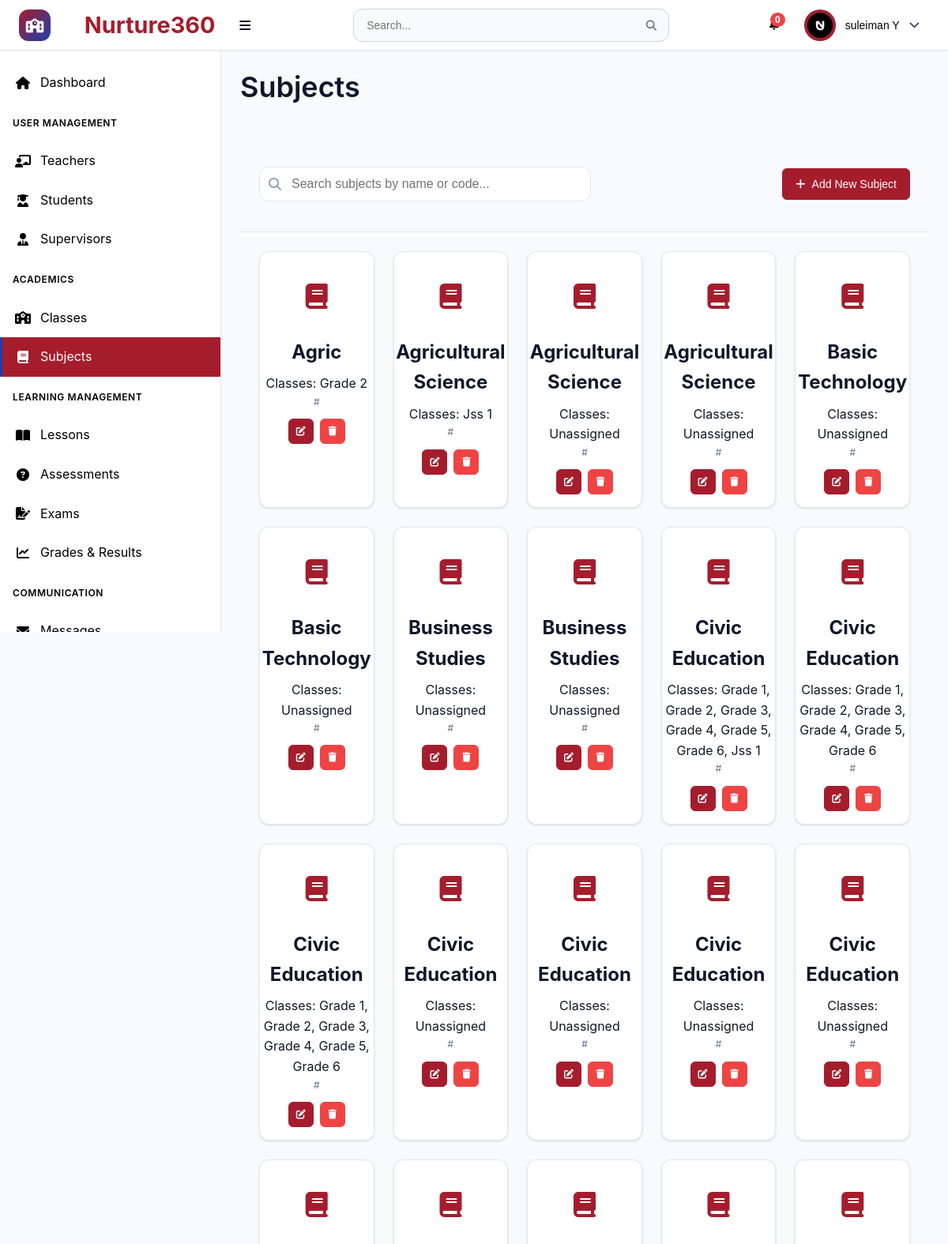
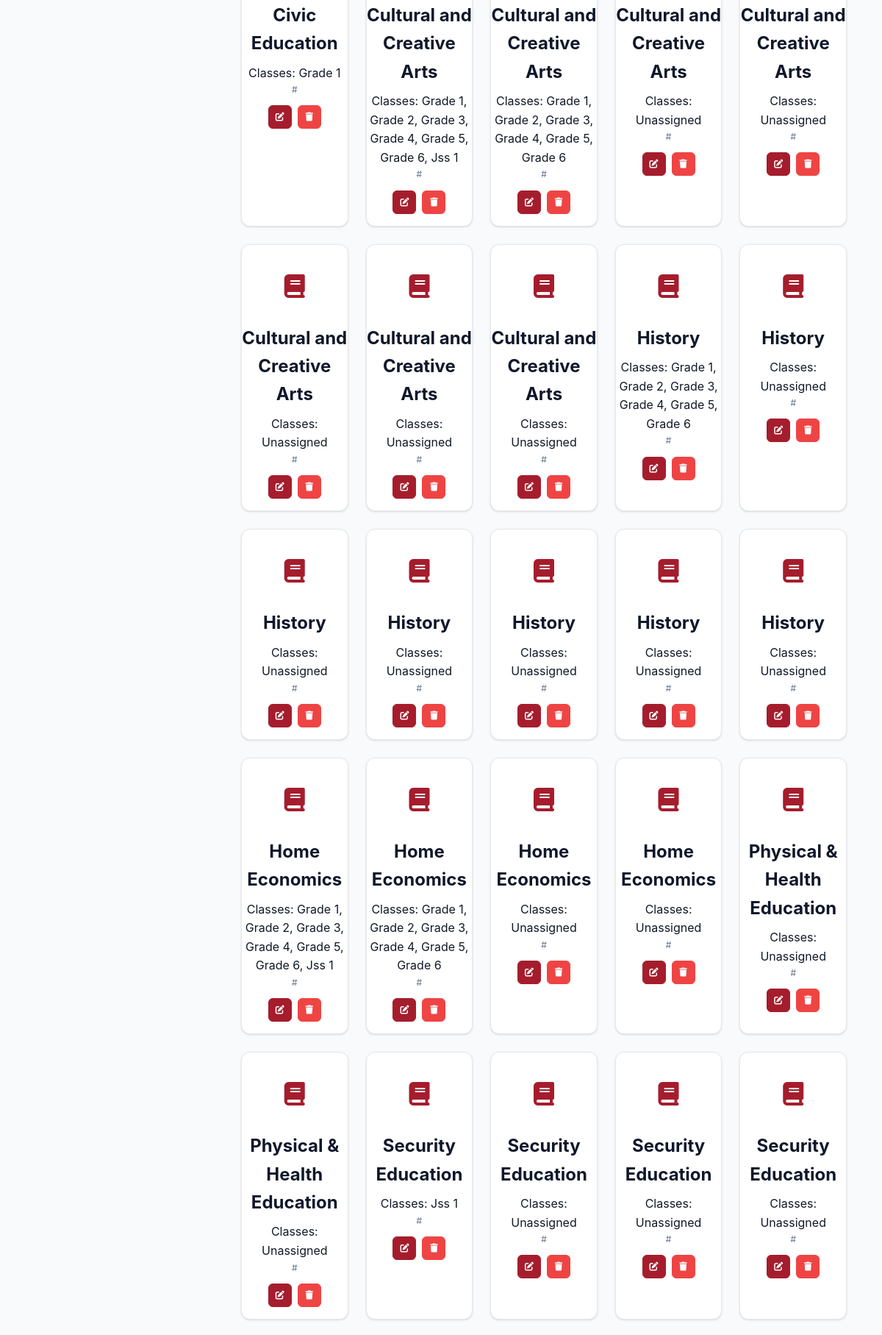
Page /pages/subjects.php (signed in, upper part) on the committed database (2 pictures, top to bottom).
### tables this page shows
CREATE TABLE `users` (
  `id` int(11) NOT NULL,
  `username` varchar(50) NOT NULL,
  `email` varchar(100) NOT NULL,
  `password_hash` varchar(255) NOT NULL,
  `first_name` varchar(50) NOT NULL,
  `last_name` varchar(50) NOT NULL,
  `role` enum('superadmin','teacher','student','supervisor') NOT NULL,
  `phone` varchar(20) DEFAULT NULL,
  `address` text DEFAULT NULL,
  `profile_image` varchar(255) DEFAULT NULL,
  `is_active` tinyint(1) DEFAULT 1,
  `email_verified` tinyint(1) DEFAULT 0,
  `two_factor_enabled` tinyint(1) DEFAULT 0,
  `last_login` datetime DEFAULT NULL,
  `created_at` timestamp NOT NULL DEFAULT current_timestamp(),
  `updated_at` timestamp NOT NULL DEFAULT current_timestamp() ON UPDATE current_timestamp()
);

CREATE TABLE `subjects` (
  `subject_id` int(11) NOT NULL,
  `class_id` int(11) DEFAULT NULL,
  `title` varchar(255) NOT NULL,
  `subject_code` varchar(20) DEFAULT NULL,
  `description` text DEFAULT NULL,
  `credits` int(11) DEFAULT 1,
  `is_active` tinyint(1) DEFAULT 1,
  `created_at` timestamp NOT NULL DEFAULT current_timestamp(),
  `updated_at` timestamp NOT NULL DEFAULT current_timestamp() ON UPDATE current_timestamp()
);

### pages/subjects.php (the view, shortened to what this page needs)
<?php
$pdo = getDBConnection();
$sql = "SELECT s.subject_id AS id,
               s.title AS subject_name,
               s.subject_code,
               s.is_active,
               GROUP_CONCAT(DISTINCT c.class_name ORDER BY c.grade_level, c.class_name SEPARATOR ', ') AS class_names
        FROM subjects s
        LEFT JOIN class_subjects cs ON cs.subject_id = s.subject_id
        LEFT JOIN classes c ON c.id = cs.class_id
        GROUP BY s.subject_id, s.title, s.subject_code, s.is_active
        ORDER BY s.title";
$stmt = $pdo->query($sql);
$subjects = $stmt->fetchAll(PDO::FETCH_ASSOC);
include '../components/header.php';
?>
<div class="dashboard-container">
  <?php include '../components/sidebar.php'; ?>
  <main class="main-content">
    <div class="page-header">
      <h1>Subjects</h1>
    </div>
    <div class="card-header">
        <div class="search-input-wrapper" style="max-width: 420px; width: 100%;">
            <i class="fas fa-search"></i>
            <input id="subjectSearchInput" type="text" class="table-search-input" placeholder="Search subjects by name or code..." />
        </div>
        <div class="card-header--right">
            <button type="button" class="btn btn-primary" onclick="openCreateSubjectModal()">
                <i class="fas fa-plus"></i> Add New Subject
            </button>
        </div>
    </div>
    <div class="card-content no-pad-mobile">
        <?php if (!empty($subjects)): ?>
            <div id="subjectsGrid" class="cards-grid teachers-grid">
                <?php foreach ($subjects as $s): ?>
                    <?php
                        $code = (string)($s['subject_code'] ?? '');
                        $safeData = json_encode($s, JSON_HEX_TAG|JSON_HEX_APOS|JSON_HEX_AMP|JSON_HEX_QUOT);
                    ?>
                    <div class="teacher-card">
                        <div class="teacher-avatar">
                            <i class="fas fa-book"></i>
                        </div>
                        <div class="teacher-name"><strong><?php echo htmlspecialchars($s['subject_name']); ?></strong></div>
                        <?php $clsList = trim((string)($s['class_names'] ?? '')); ?>
                        <div class="virtual-meta">Classes: <?php echo $clsList !== '' ? htmlspecialchars($clsList) : 'Unassigned'; ?></div>
                        <div class="teacher-username">#<?php echo htmlspecialchars($code); ?></div>
                        <div class="teacher-card-actions action-buttons centered">
                            <button class="btn btn-sm btn-primary" type="button" onclick='openEditSubjectModal(<?php echo (int)$s['id']; ?>, <?php echo $safeData; ?>)' title="Edit Subject"><i class="fas fa-edit"></i></button>
                            <button class="btn btn-sm btn-error" type="button" onclick="openDeleteSubjectModal(<?php echo (int)$s['id']; ?>)" title="Delete Subject"><i class="fas fa-trash"></i></button>
                        </div>
                    </div>
                <?php endforeach; ?>
            </div>
        <?php endif; ?>
    </div>
  </main>
</div>
<?php include '../components/footer.php'; ?>

### components/header.php (shortened to what this page needs)
<?php
require_once '../config/config.php';
$user_id = $_SESSION['user_id'] ?? null;
$first_name = $_SESSION['first_name'] ?? '';
$last_name = $_SESSION['last_name'] ?? '';
$user_role = $_SESSION['role'] ?? '';
$profile_image = '';
$profile_image_url = '';
try {
    $pdo = getDBConnection();
    $settings_stmt = $pdo->prepare("SELECT setting_key, setting_value FROM system_settings WHERE setting_key IN ('app_name', 'theme_primary_color', 'theme_secondary_color', 'theme_accent_color', 'theme_mode', 'app_logo', 'app_favicon', 'brand_display')");
    $settings_stmt->execute();
    $settings = [];
    while ($row = $settings_stmt->fetch()) {
        $settings[$row['setting_key']] = $row['setting_value'];
    }
    if ($user_id) {
        $uStmt = $pdo->prepare("SELECT profile_image FROM users WHERE id = ? LIMIT 1");
        $uStmt->execute([$user_id]);
        $uRow = $uStmt->fetch();
        if ($uRow && !empty($uRow['profile_image'])) {
            $profile_image = $uRow['profile_image'];
        }
    }
} catch (PDOException $e) {
    $settings = [
        'app_name' => APP_NAME,
        'theme_primary_color' => DEFAULT_PRIMARY_COLOR,
        'theme_mode' => 'light'
    ];
}
$app_name = $settings['app_name'] ?? APP_NAME;
$theme_mode = $settings['theme_mode'] ?? 'light';
$app_logo = $settings['app_logo'] ?? '';
$brand_display = $settings['brand_display'] ?? 'both';
$hasLogo = !empty($app_logo);
$mode = in_array($brand_display, ['logo','name','both'], true) ? $brand_display : 'both';
$showLogo = $hasLogo && ($mode === 'logo' || $mode === 'both');
$showName = ($mode === 'name' || $mode === 'both');
$showIcon = !$showLogo;
if (!empty($profile_image)) {
    if (preg_match('/^https?:\/\//i', $profile_image)) {
        $profile_image_url = $profile_image;
    } else {
        if ($user_role === 'teacher') {
            $profile_image_url = '../uploads/teachers/' . rawurlencode($profile_image);
        } else {
            $profile_image_url = '../uploads/users/' . rawurlencode($profile_image);
        }
    }
}
?>
<!DOCTYPE html>
<html lang="en" data-theme="<?php echo $theme_mode; ?>">
<head>
    <link rel="stylesheet" href="../assets/css/main.css">
    <link rel="stylesheet" href="../assets/css/components.css">
    <link rel="stylesheet" href="../assets/css/dashboard.css">
    <link rel="stylesheet" href="https://cdnjs.cloudflare.com/ajax/libs/font-awesome/6.4.0/css/all.min.css">
</head>
<body class="role-<?php echo htmlspecialchars($user_role); ?>">
    <header class="header">
        <div class="header-left">
            <?php if ($showIcon): ?>
            <div class="school-icon">
                <i class="fas fa-school"></i>
            </div>
            <?php endif; ?>
            <div class="logo">
                <?php if ($showName): ?>
                    <h1 style="margin-left: 8px; display:inline-block;">&nbsp;<?php echo htmlspecialchars($app_name); ?></h1>
                <?php endif; ?>
                <button class="desktop-toggle" id="desktopSidebarToggle" title="Toggle sidebar">
                    <i class="fas fa-bars"></i>
                </button>
            </div>
        </div>
        <div class="header-center">
            <div class="search-bar">
                <input type="text" placeholder="Search..." id="globalSearch">
                <button type="button">
                    <i class="fas fa-search"></i>
                </button>
            </div>
        </div>
        <div class="header-right">
            <div class="header-actions">
                <div class="notification-dropdown">
                    <button class="notification-btn" id="notificationBtn">
                        <span class="notification-badge" id="notificationBadge">0</span>
                    </button>
                </div>
                <div class="user-dropdown">
                    <button class="user-btn" id="userBtn">
                        <div class="user-avatar">
                            <?php if (!empty($profile_image_url)): ?>
                                <img src="<?php echo htmlspecialchars($profile_image_url); ?>" alt="Avatar" style="width:32px;height:32px;border-radius:50%;object-fit:cover;" onerror="this.style.display='none'; this.parentElement.innerHTML='\\u003ci class=\\'fas fa-user\\'\\u003e\\u003c/i\\u003e';">
                            <?php else: ?>
                                <i class="fas fa-user"></i>
                            <?php endif; ?>
                        </div>
                        <span class="user-name"><?php echo $first_name . ' ' . $last_name; ?></span>
                        <i class="fas fa-chevron-down"></i>
                    </button>
                </div>
            </div>
        </div>
    </header>

### assets/css/main.css (style rules this page uses)
:root { --primary-color: #2563eb; --primary-dark: #1e40af; --primary-light: #3b82f6; --secondary-color: #64748b; --accent-color: #f59e0b; --success-color: #10b981; --warning-color: #f59e0b; --error-color: #ef4444; --info-color: #06b6d4; --white: #ffffff; --gray-50: #f8fafc; --gray-100: #f1f5f9; --gray-200: #e2e8f0; --gray-300: #cbd5e1; --gray-400: #94a3b8; --gray-500: #64748b; --gray-600: #475569; --gray-700: #334155; --gray-800: #1e293b; --gray-900: #0f172a; --font-family: 'Inter', -apple-system, BlinkMacSystemFont, 'Segoe UI', Roboto, sans-serif; --font-size-xs: 0.75rem; --font-size-sm: 0.875rem; --font-size-base: 1rem; --font-size-lg: 1.125rem; --font-size-xl: 1.25rem; --font-size-2xl: 1.5rem; --font-size-3xl: 1.875rem; --font-size-4xl: 2.25rem; --spacing-1: 0.25rem; --spacing-2: 0.5rem; --spacing-3: 0.75rem; --spacing-4: 1rem; --spacing-5: 1.25rem; --spacing-6: 1.5rem; --spacing-8: 2rem; --spacing-10: 2.5rem; --spacing-12: 3rem; --spacing-16: 4rem; --spacing-20: 5rem; --shadow-sm: 0 1px 2px 0 rgb(0 0 0 / 0.05); --shadow: 0 1px 3px 0 rgb(0 0 0 / 0.1), 0 1px 2px -1px rgb(0 0 0 / 0.1); --shadow-md: 0 4px 6px -1px rgb(0 0 0 / 0.1), 0 2px 4px -2px rgb(0 0 0 / 0.1); --shadow-lg: 0 10px 15px -3px rgb(0 0 0 / 0.1), 0 4px 6px -4px rgb(0 0 0 / 0.1); --shadow-xl: 0 20px 25px -5px rgb(0 0 0 / 0.1), 0 8px 10px -6px rgb(0 0 0 / 0.1); --radius-sm: 0.25rem; --radius: 0.375rem; --radius-md: 0.5rem; --radius-lg: 0.75rem; --radius-xl: 1rem; --radius-2xl: 1.5rem; --transition: all 0.2s ease-in-out; --transition-fast: all 0.1s ease-in-out; --transition-slow: all 0.3s ease-in-out; --header-height: 4rem; --sidebar-width: 280px; --sidebar-collapsed-width: 80px; --content-max-width: 1200px; }
* { margin: 0; padding: 0; box-sizing: border-box; }
html { font-size: 16px; scroll-behavior: smooth; height: 100%; }
body { font-family: var(--font-family); font-size: var(--font-size-base); line-height: 1.6; color: var(--gray-800); background-color: var(--gray-50); -webkit-font-smoothing: antialiased; -moz-osx-font-smoothing: grayscale; min-height: 100vh; display: flex; flex-direction: column; }
@media (min-width: 769px) { body { padding-bottom: 80px; } }
h1, h2, h3, h4, h5, h6 { font-weight: 600; line-height: 1.25; margin-bottom: var(--spacing-4); color: var(--gray-900); }
h1 { font-size: var(--font-size-4xl); }
.btn { display: inline-flex; align-items: center; justify-content: center; gap: var(--spacing-2); padding: var(--spacing-3) var(--spacing-4); font-size: var(--font-size-sm); font-weight: 500; line-height: 1; border: 1px solid transparent; border-radius: var(--radius); cursor: pointer; transition: var(--transition); text-decoration: none; white-space: nowrap; user-select: none; }
.btn-primary { background-color: var(--primary-color); border-color: var(--primary-color); color: var(--white); }
.btn-error { background-color: var(--error-color); border-color: var(--error-color); color: var(--white); }
.btn-sm { padding: var(--spacing-2) var(--spacing-3); font-size: var(--font-size-xs); }
.card-header { padding: var(--spacing-6); border-bottom: 1px solid var(--gray-200); background-color: var(--gray-50); }
.card-content { padding: var(--spacing-6); }

### rows in the picture
users: profile_image (picture)
subjects: title "Agric", clsList "Grade 2"
subjects: title "Agricultural Science", clsList "Jss 1"
subjects: title "Agricultural Science", shows "Unassigned"
subjects: title "Agricultural Science", shows "Unassigned"
subjects: title "Basic Technology", shows "Unassigned"
subjects: title "Basic Technology", shows "Unassigned"
subjects: title "Business Studies", shows "Unassigned"
subjects: title "Business Studies", shows "Unassigned"
subjects: title "Civic Education", clsList "Grade 1, Grade 2, Grade 3, Grade 4, Grade 5, Grade 6, Jss 1"
subjects: title "Civic Education", clsList "Grade 1, Grade 2, Grade 3, Grade 4, Grade 5, Grade 6"
subjects: title "Civic Education", clsList "Grade 1, Grade 2, Grade 3, Grade 4, Grade 5, Grade 6"
subjects: title "Civic Education", shows "Unassigned"
subjects: title "Civic Education", shows "Unassigned"
subjects: title "Civic Education", shows "Unassigned"
subjects: title "Civic Education", shows "Unassigned"
subjects: title "Civic Education", clsList "Grade 1"
subjects: title "Cultural and Creative Arts", clsList "Grade 1, Grade 2, Grade 3, Grade 4, Grade 5, Grade 6, Jss 1"
subjects: title "Cultural and Creative Arts", clsList "Grade 1, Grade 2, Grade 3, Grade 4, Grade 5, Grade 6"
subjects: title "Cultural and Creative Arts", shows "Unassigned"
subjects: title "Cultural and Creative Arts", shows "Unassigned"
subjects: title "Cultural and Creative Arts", shows "Unassigned"
subjects: title "Cultural and Creative Arts", shows "Unassigned"
subjects: title "Cultural and Creative Arts", shows "Unassigned"
subjects: title "History", clsList "Grade 1, Grade 2, Grade 3, Grade 4, Grade 5, Grade 6"
subjects: title "History", shows "Unassigned"
subjects: title "History", shows "Unassigned"
subjects: title "History", shows "Unassigned"
subjects: title "History", shows "Unassigned"
subjects: title "History", shows "Unassigned"
subjects: title "History", shows "Unassigned"
subjects: title "Home Economics", clsList "Grade 1, Grade 2, Grade 3, Grade 4, Grade 5, Grade 6, Jss 1"
subjects: title "Home Economics", clsList "Grade 1, Grade 2, Grade 3, Grade 4, Grade 5, Grade 6"
subjects: title "Home Economics", shows "Unassigned"
subjects: title "Home Economics", shows "Unassigned"
subjects: title "Physical & Health Education", shows "Unassigned"
subjects: title "Physical & Health Education", shows "Unassigned"
subjects: title "Security Education", clsList "Jss 1"
subjects: title "Security Education", shows "Unassigned"
subjects: title "Security Education", shows "Unassigned"
subjects: title "Security Education", shows "Unassigned"

### other values in the picture
$app_name "Nurture360"
$first_name "suleiman"
$last_name "Y"
